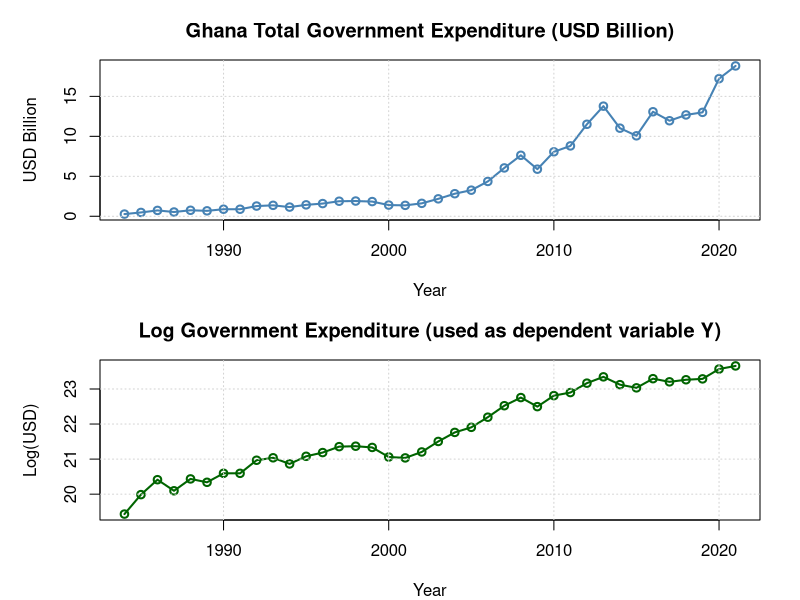
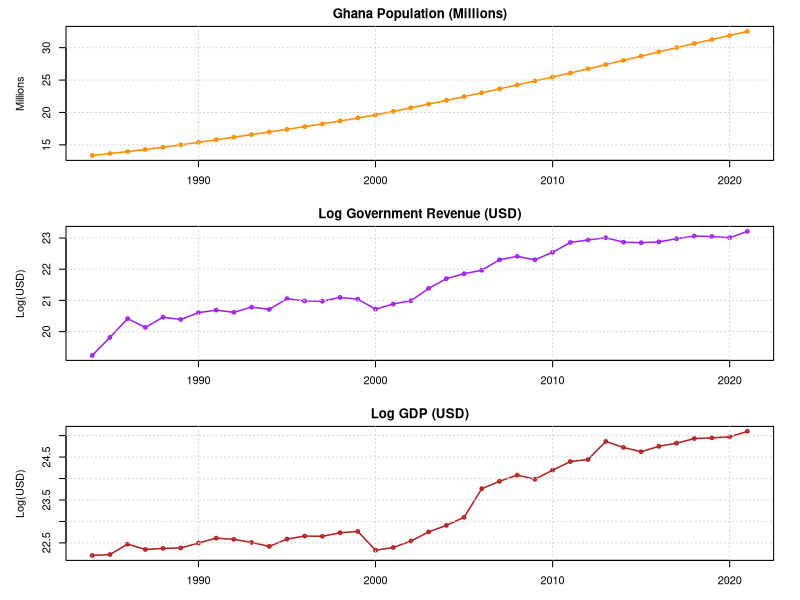
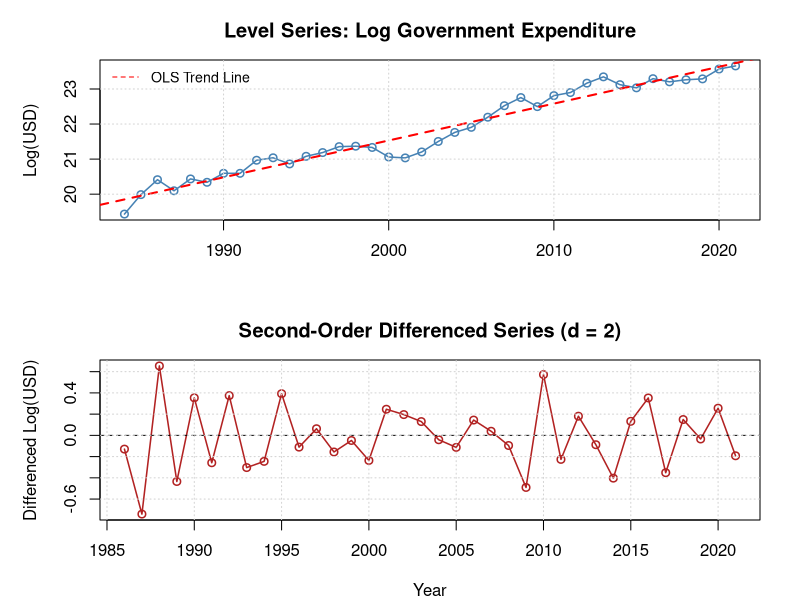
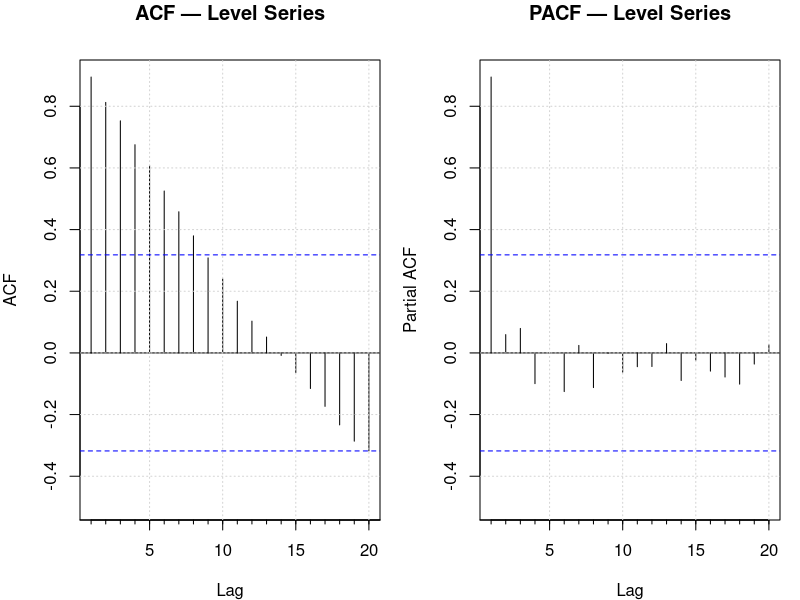
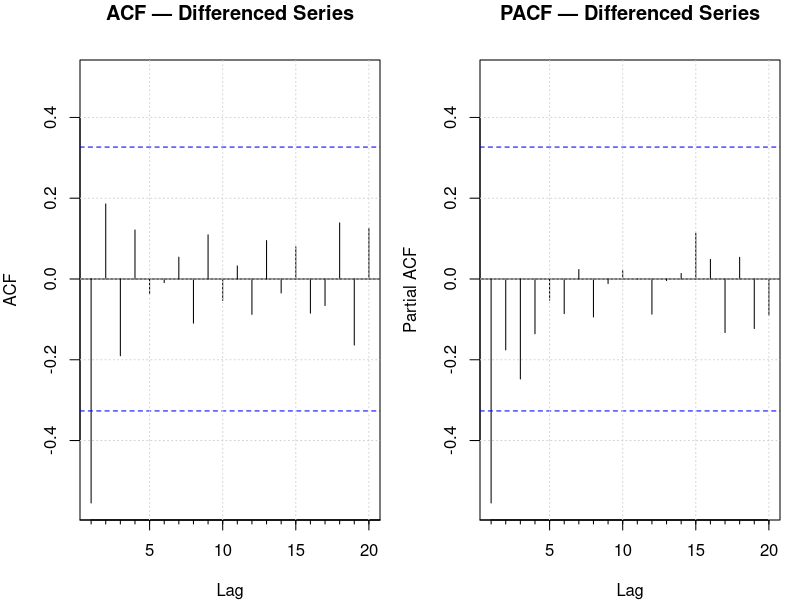
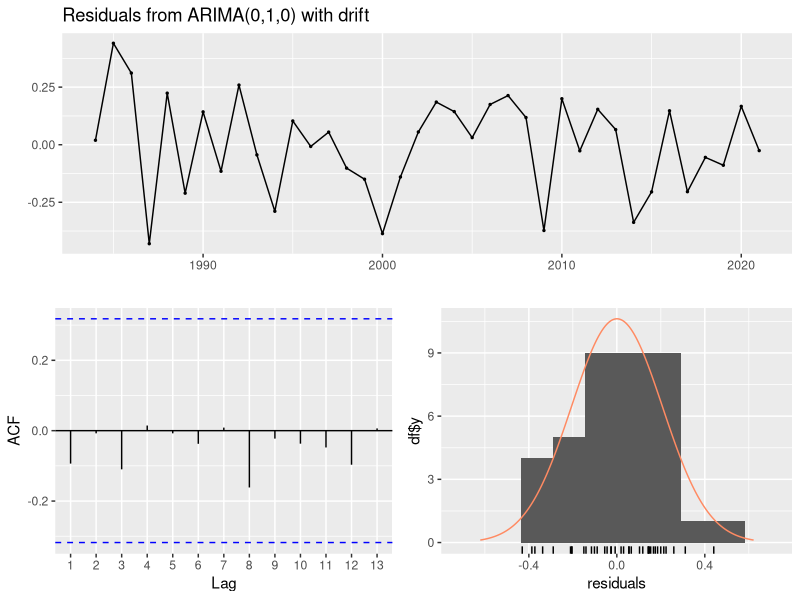
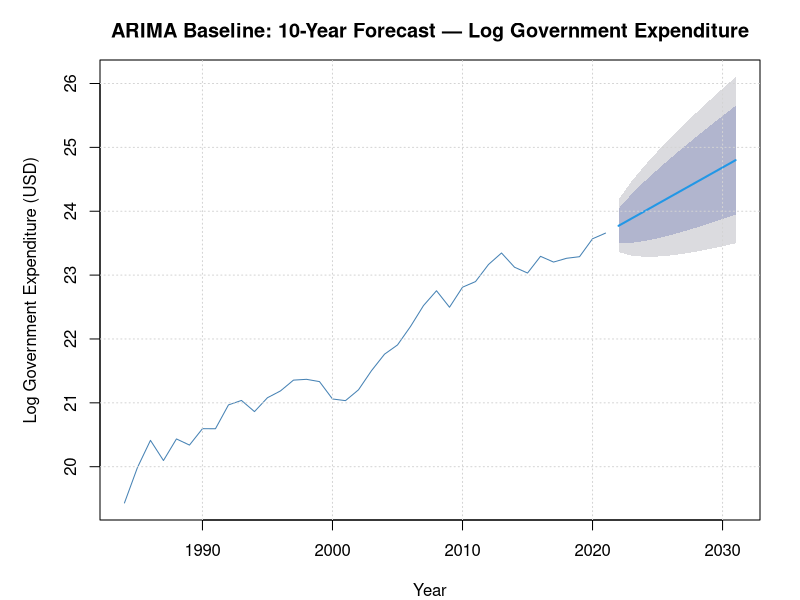
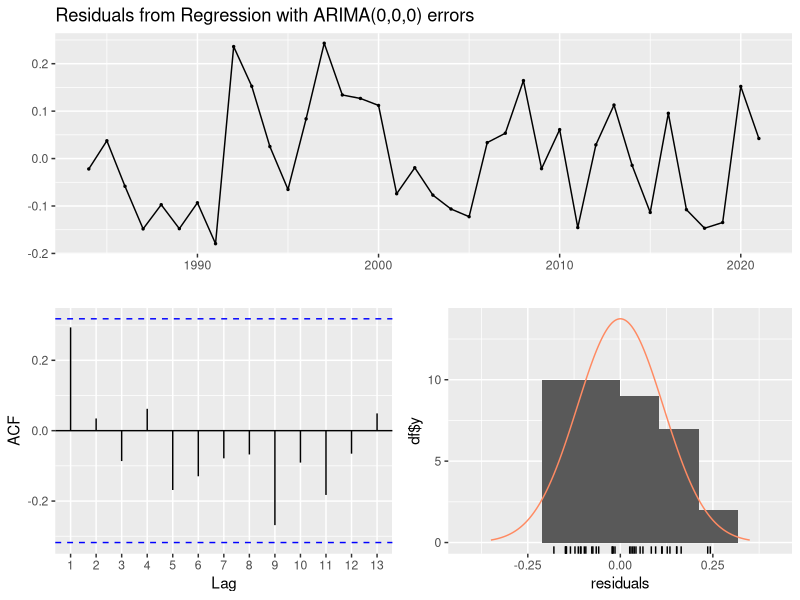

Reproduce these figures in R, in order.
## ---- chunk 1
knitr::opts_chunk$set(
  echo    = TRUE,
  warning = FALSE,
  message = FALSE,
  comment = "#>",
  fig.align = "center"
)
options(scipen = 999)
## ---- chunk 2
var_table <- data.frame(
  Variable       = c("GE (Y)", "POPULATION (X1)", "REVENUE (X2)", "GDP (X3)"),
  Description    = c("Total Government Expenditure (Net Lending)",
                     "Ghana's Annual Population",
                     "Total Government Revenue (Million GHS → USD)",
                     "Nominal GDP (USD Billion → USD)"),
  Unit           = c("Million GHS → log(USD)", "Persons", "log(USD)", "log(USD)"),
  Source         = c("Bank of Ghana — Gov. Fiscal Operations",
                     "World Bank / Ghana Statistical Service",
                     "Bank of Ghana — Gov. Fiscal Operations",
                     "World Bank National Accounts")
)
knitr::kable(var_table, caption = "Table 1: Variable Description and Sources", align = "l")
## ---- chunk 3
# Time series modelling and forecasting toolkit
library(forecast)

# Augmented Dickey-Fuller and KPSS unit root tests
library(tseries)

# Variance Inflation Factor for multicollinearity diagnostics
library(car)

# Reading Excel data files
library(readxl)

# Data manipulation and visualisation (dplyr, ggplot2, tidyr)
library(tidyverse)
## ---- chunk 4
# Load the annual fiscal dataset (1983–2024)
data_raw <- read_excel("Data2.xlsx")

# Preview the raw data structure
glimpse(data_raw)
## ---- chunk 5
data <- data_raw |>
  mutate(
    # Convert GHS expenditure (millions) to USD
    GOV_EXP_DOLLARS = EXPENDITURE * 1000000 / EXCHANGE_RATE,

    # Convert GHS revenue (millions) to USD
    REVEVENUE = `REVENUE MILLION OF  CEDIS` * 1000000 / EXCHANGE_RATE,

    # Convert GDP (USD billions) to USD for unit consistency
    GDP = `GDP USD BILLION` * 1000000000,

    # Apply natural log transformation to all monetary variables
    # Rationale: log stabilises exponential variance growth and linearises trend
    LOG_EXPENDITURE = log(GOV_EXP_DOLLARS),
    LOG_REVENUE     = log(REVEVENUE),
    LOG_GDP         = log(GDP)
  ) |>
  # Remove original pre-transformation columns and the election dummy
  # (election effects are not part of this specification)
  select(-c(EXPENDITURE, `REVENUE MILLION OF  CEDIS`, `GDP USD BILLION`,
            EXCHANGE_RATE, ELECTION)) |>
  # Remove rows where division by zero produced Inf values
  filter(GOV_EXP_DOLLARS != Inf)

# Show the processed dataset structure
glimpse(data)
## ---- chunk 6
summary(data[, c("GOV_EXP_DOLLARS", "LOG_EXPENDITURE",
                 "LOG_REVENUE", "LOG_GDP", "POPULATION")])
## ---- chunk 7
# Dependent variable: log government expenditure as annual time series
# Starting from 1984 (first year with valid exchange rate data)
Y <- ts(data$LOG_EXPENDITURE, start = 1984, frequency = 1)

# Exogenous variable matrix used in ARIMAX models
xreg_vars <- data[, c("POPULATION", "LOG_REVENUE", "LOG_GDP")]

# Forecast horizon: 10 years beyond the end of the estimation sample
h_period <- 10

cat("Dependent variable (Y): Log Government Expenditure\n")
cat("Sample period:", start(Y)[1], "to", end(Y)[1], "\n")
cat("Observations:", length(Y), "\n")
cat("Forecast horizon:", h_period, "years\n")
## ---- chunk 8
par(mfrow = c(2, 1), mar = c(4, 5, 3, 2))

# Plot 1: Raw USD expenditure
plot(ts(data$GOV_EXP_DOLLARS / 1e9, start = 1984),
     type = "o", col = "steelblue", lwd = 2,
     main = "Ghana Total Government Expenditure (USD Billion)",
     ylab = "USD Billion", xlab = "Year")
grid(col = "lightgray", lty = "dotted")

# Plot 2: Log-transformed expenditure (used as Y in models)
plot(Y,
     type = "o", col = "darkgreen", lwd = 2,
     main = "Log Government Expenditure (used as dependent variable Y)",
     ylab = "Log(USD)", xlab = "Year")
grid(col = "lightgray", lty = "dotted")
## ---- chunk 9
par(mfrow = c(3, 1), mar = c(3, 5, 2, 2))

plot(ts(data$POPULATION / 1e6, start = 1984),
     type = "o", col = "darkorange", lwd = 1.5,
     main = "Ghana Population (Millions)", ylab = "Millions", xlab = "")
grid(col = "lightgray", lty = "dotted")

plot(ts(data$LOG_REVENUE, start = 1984),
     type = "o", col = "purple", lwd = 1.5,
     main = "Log Government Revenue (USD)", ylab = "Log(USD)", xlab = "")
grid(col = "lightgray", lty = "dotted")

plot(ts(data$LOG_GDP, start = 1984),
     type = "o", col = "firebrick", lwd = 1.5,
     main = "Log GDP (USD)", ylab = "Log(USD)", xlab = "Year")
grid(col = "lightgray", lty = "dotted")
## ---- chunk 10
# Fit auxiliary OLS regression solely to compute VIF values
# (Not used for forecasting; diagnostic purpose only)
vif_model <- lm(Y ~ POPULATION + LOG_REVENUE + LOG_GDP, data = data)

cat("=== Variance Inflation Factors (VIF) ===\n")
print(vif(vif_model))

cat("\nNote: VIF > 10 indicates severe multicollinearity.\n")
cat("VIF > 5 suggests moderate collinearity that may inflate standard errors.\n")
## ---- chunk 11
cat("=== ADF Test: Log Government Expenditure (Level) ===\n")
adf_level <- adf.test(Y)
print(adf_level)

if (adf_level$p.value > 0.05) {
  cat("\n>> Decision: Fail to reject H0 (p =", round(adf_level$p.value, 4),
      ") — Series is NON-STATIONARY. Differencing required.\n")
} else {
  cat("\n>> Decision: Reject H0 (p =", round(adf_level$p.value, 4),
      ") — Series is STATIONARY. No differencing needed.\n")
}
## ---- chunk 12
# Apply second-order differencing
log_y_diff <- diff(Y, differences = 2)

cat("=== ADF Test: Second-Order Differenced Series ===\n")
adf_diff <- adf.test(log_y_diff)
print(adf_diff)

if (adf_diff$p.value < 0.05) {
  cat("\n>> Decision: Reject H0 (p =", round(adf_diff$p.value, 4),
      ") — Differenced series is STATIONARY. d = 2 is appropriate.\n")
} else {
  cat("\n>> Decision: Fail to reject H0 — further differencing may be required.\n")
}
## ---- chunk 13
par(mfrow = c(2, 1), mar = c(4, 5, 3, 2))

plot(Y, type = "o", col = "steelblue", lwd = 1.5,
     main = "Level Series: Log Government Expenditure",
     ylab = "Log(USD)", xlab = "")
abline(lm(Y ~ time(Y)), col = "red", lty = 2, lwd = 2)
legend("topleft", legend = "OLS Trend Line", col = "red",
       lty = 2, bty = "n", cex = 0.85)
grid(col = "lightgray", lty = "dotted")

plot(log_y_diff, type = "o", col = "firebrick", lwd = 1.5,
     main = "Second-Order Differenced Series (d = 2)",
     ylab = "Differenced Log(USD)", xlab = "Year")
abline(h = 0, col = "black", lty = 2)
grid(col = "lightgray", lty = "dotted")
## ---- chunk 14
par(mfrow = c(1, 2), mar = c(4, 4, 3, 1))
Acf(Y,  main = "ACF — Level Series",  lag.max = 20); grid()
Pacf(Y, main = "PACF — Level Series", lag.max = 20); grid()
## ---- chunk 15
par(mfrow = c(1, 2), mar = c(4, 4, 3, 1))
Acf(log_y_diff,  main = "ACF — Differenced Series",  lag.max = 20); grid()
Pacf(log_y_diff, main = "PACF — Differenced Series", lag.max = 20); grid()
## ---- chunk 16
# Mean-based projection of exogenous variables over 10-year horizon
future_population <- rep(mean(data$POPULATION), h_period)
future_revenue    <- rep(mean(data$LOG_REVENUE), h_period)
future_gdp        <- rep(mean(data$LOG_GDP),     h_period)

# Assemble as a matrix with column names matching the estimation xreg
future_xreg <- cbind(future_population, future_revenue, future_gdp)
colnames(future_xreg) <- colnames(xreg_vars)

cat("Future exogenous variable projections (mean of in-sample values):\n")
cat("Population (mean):", round(mean(data$POPULATION), 0), "\n")
cat("Log Revenue (mean):", round(mean(data$LOG_REVENUE), 4), "\n")
cat("Log GDP (mean):", round(mean(data$LOG_GDP), 4), "\n")
## ---- chunk 17
cat("=== Fitting ARIMA Baseline Model ===\n")
cat("Method: Maximum Likelihood Estimation (MLE)\n")
cat("Selection: AIC-minimising exhaustive search\n\n")

arima_fit <- auto.arima(
  Y,
  stepwise      = FALSE,   # Exhaustive, not stepwise, search
  approximation = FALSE,   # Exact (not approximate) AIC values
  method        = "ML"     # Maximum Likelihood Estimation
)

summary(arima_fit)
## ---- chunk 18
checkresiduals(arima_fit)
## ---- chunk 19
lb_arima <- Box.test(residuals(arima_fit), lag = 10, type = "Ljung-Box")
cat("=== Ljung-Box Test (lag = 10) — ARIMA Baseline ===\n")
print(lb_arima)

if (lb_arima$p.value > 0.05) {
  cat("\n>> Decision: p =", round(lb_arima$p.value, 4),
      "> 0.05 — Fail to reject H0. Residuals are white noise. Model is adequate.\n")
} else {
  cat("\n>> Decision: p =", round(lb_arima$p.value, 4),
      "< 0.05 — Reject H0. Residual autocorrelation detected. Model may be misspecified.\n")
}
## ---- chunk 20
cat("=== ARIMA — Model Fit Statistics ===\n")
cat("AIC:", round(AIC(arima_fit), 4), "\n")
cat("BIC:", round(BIC(arima_fit), 4), "\n\n")
cat("=== ARIMA — In-Sample Accuracy Metrics ===\n")
print(accuracy(arima_fit))
## ---- chunk 21
arima_forecast <- forecast(arima_fit, h = h_period)

cat("=== ARIMA — Point Forecasts and Prediction Intervals ===\n")
print(arima_forecast)

par(mfrow = c(1, 1), mar = c(4, 5, 3, 2))
plot(arima_forecast,
     main = "ARIMA Baseline: 10-Year Forecast — Log Government Expenditure",
     ylab = "Log Government Expenditure (USD)",
     xlab = "Year",
     col  = "steelblue")
grid(col = "lightgray", lty = "dotted")
## ---- chunk 22
cat("=== Fitting ARIMAX — All Exogenous Variables ===\n")
cat("Exogenous variables: POPULATION + LOG_REVENUE + LOG_GDP\n\n")

arimax_fit <- auto.arima(
  Y,
  xreg          = as.matrix(xreg_vars),
  stepwise      = FALSE,
  approximation = FALSE,
  method        = "ML"
)

summary(arimax_fit)
## ---- chunk 23
checkresiduals(arimax_fit)
## ---- chunk 24
lb_all <- Box.test(residuals(arimax_fit), lag = 10, type = "Ljung-Box")
cat("=== Ljung-Box Test — ARIMAX (All Variables) ===\n")
print(lb_all)
cat("\n>> Decision: p =", round(lb_all$p.value, 4), "—",
    ifelse(lb_all$p.value > 0.05,
           "Fail to reject H0. Residuals are white noise.",
           "Reject H0. Residual autocorrelation present."), "\n")
## ---- chunk 25
cat("=== ARIMAX (All Variables) — Fit Statistics ===\n")
cat("AIC:", round(AIC(arimax_fit), 4), "\n")
cat("BIC:", round(BIC(arimax_fit), 4), "\n\n")
cat("=== ARIMAX (All Variables) — Accuracy Metrics ===\n")
print(accuracy(arimax_fit))
## ---- chunk 26
arimax_all_forecast <- forecast(arimax_fit, xreg = future_xreg, h = h_period)

cat("=== ARIMAX (All Variables) — Point Forecasts ===\n")
print(arimax_all_forecast)

par(mfrow = c(1, 1))
plot(arimax_all_forecast,
     main = "ARIMAX (Population + Revenue + GDP): 10-Year Forecast",
     ylab = "Log Government Expenditure (USD)",
     xlab = "Year")
grid(nx = 30, ny = 30, col = "lightgray", lty = "dotted")
## ---- chunk 27
comp_all <- data.frame(
  Metric     = c("AIC", "BIC", "ME", "RMSE", "MAE", "MPE", "MAPE", "MASE"),
  ARIMA      = c(AIC(arima_fit), BIC(arima_fit),
                 accuracy(arima_fit)[1, "ME"],   accuracy(arima_fit)[1, "RMSE"],
                 accuracy(arima_fit)[1, "MAE"],  accuracy(arima_fit)[1, "MPE"],
                 accuracy(arima_fit)[1, "MAPE"], accuracy(arima_fit)[1, "MASE"]),
  ARIMAX_ALL = c(AIC(arimax_fit), BIC(arimax_fit),
                 accuracy(arimax_fit)[1, "ME"],   accuracy(arimax_fit)[1, "RMSE"],
                 accuracy(arimax_fit)[1, "MAE"],  accuracy(arimax_fit)[1, "MPE"],
                 accuracy(arimax_fit)[1, "MAPE"], accuracy(arimax_fit)[1, "MASE"])
) |>
  mutate(
    Improvement = ifelse(Metric %in% c("ME", "MPE"),
                         ifelse(abs(ARIMAX_ALL) < abs(ARIMA), "Yes", "No"),
                         ifelse(ARIMAX_ALL < ARIMA, "Yes", "No"))
  )

knitr::kable(comp_all, digits = 4,
             caption = "Table 2: ARIMA vs ARIMAX (All Variables)")
## ---- chunk 28
cat("=== Fitting ARIMAX — Population as Exogenous Variable ===\n\n")

arimax_fit_pop <- auto.arima(
  Y,
  xreg          = as.matrix(xreg_vars[, "POPULATION"]),
  stepwise      = FALSE,
  approximation = FALSE,
  method        = "ML"
)

summary(arimax_fit_pop)
## ---- chunk 29
checkresiduals(arimax_fit_pop)
## ---- chunk 30
lb_pop <- Box.test(residuals(arimax_fit_pop), lag = 10, type = "Ljung-Box")
cat("=== Ljung-Box Test — ARIMAX (Population) ===\n")
print(lb_pop)
cat("\n>> Decision: p =", round(lb_pop$p.value, 4), "—",
    ifelse(lb_pop$p.value > 0.05, "Residuals are white noise.", "Autocorrelation detected."), "\n")
## ---- chunk 31
cat("AIC:", round(AIC(arimax_fit_pop), 4), "  BIC:", round(BIC(arimax_fit_pop), 4), "\n")
print(accuracy(arimax_fit_pop))
## ---- chunk 32
pop_forecast <- forecast(arimax_fit_pop,
                         xreg = future_xreg[, "POPULATION"],
                         h    = h_period)
print(pop_forecast)

plot(pop_forecast,
     main = "ARIMAX (Population Only): 10-Year Forecast",
     ylab = "Log Government Expenditure (USD)", xlab = "Year")
grid(col = "lightgray", lty = "dotted")
## ---- chunk 33
comp_pop <- data.frame(
  Metric     = c("AIC", "BIC", "ME", "RMSE", "MAE", "MPE", "MAPE", "MASE"),
  ARIMA      = c(AIC(arima_fit), BIC(arima_fit),
                 accuracy(arima_fit)[1, "ME"],       accuracy(arima_fit)[1, "RMSE"],
                 accuracy(arima_fit)[1, "MAE"],      accuracy(arima_fit)[1, "MPE"],
                 accuracy(arima_fit)[1, "MAPE"],     accuracy(arima_fit)[1, "MASE"]),
  ARIMAX_POP = c(AIC(arimax_fit_pop), BIC(arimax_fit_pop),
                 accuracy(arimax_fit_pop)[1, "ME"],   accuracy(arimax_fit_pop)[1, "RMSE"],
                 accuracy(arimax_fit_pop)[1, "MAE"],  accuracy(arimax_fit_pop)[1, "MPE"],
                 accuracy(arimax_fit_pop)[1, "MAPE"], accuracy(arimax_fit_pop)[1, "MASE"])
) |>
  mutate(
    Improvement = ifelse(Metric %in% c("ME", "MPE"),
                         ifelse(abs(ARIMAX_POP) < abs(ARIMA), "Yes", "No"),
                         ifelse(ARIMAX_POP < ARIMA, "Yes", "No"))
  )

knitr::kable(comp_pop, digits = 4,
             caption = "Table 3: ARIMA vs ARIMAX (Population Only)")
## ---- chunk 34
cat("=== Fitting ARIMAX — Log Revenue as Exogenous Variable ===\n\n")

arimax_fit_rev <- auto.arima(
  Y,
  xreg          = as.matrix(xreg_vars[, "LOG_REVENUE"]),
  stepwise      = FALSE,
  approximation = FALSE,
  method        = "ML"
)

summary(arimax_fit_rev)
## ---- chunk 35
checkresiduals(arimax_fit_rev)
## ---- chunk 36
lb_rev <- Box.test(residuals(arimax_fit_rev), lag = 10, type = "Ljung-Box")
cat("=== Ljung-Box Test — ARIMAX (Revenue) ===\n")
print(lb_rev)
cat("\n>> Decision: p =", round(lb_rev$p.value, 4), "—",
    ifelse(lb_rev$p.value > 0.05, "Residuals are white noise.", "Autocorrelation detected."), "\n")
## ---- chunk 37
cat("AIC:", round(AIC(arimax_fit_rev), 4), "  BIC:", round(BIC(arimax_fit_rev), 4), "\n")
print(accuracy(arimax_fit_rev))
## ---- chunk 38
rev_forecast <- forecast(arimax_fit_rev,
                         xreg = future_xreg[, "LOG_REVENUE"],
                         h    = h_period)
print(rev_forecast)

plot(rev_forecast,
     main = "ARIMAX (Revenue Only): 10-Year Forecast",
     ylab = "Log Government Expenditure (USD)", xlab = "Year")
grid(col = "lightgray", lty = "dotted")
## ---- chunk 39
comp_rev <- data.frame(
  Metric     = c("AIC", "BIC", "ME", "RMSE", "MAE", "MPE", "MAPE", "MASE"),
  ARIMA      = c(AIC(arima_fit), BIC(arima_fit),
                 accuracy(arima_fit)[1, "ME"],       accuracy(arima_fit)[1, "RMSE"],
                 accuracy(arima_fit)[1, "MAE"],      accuracy(arima_fit)[1, "MPE"],
                 accuracy(arima_fit)[1, "MAPE"],     accuracy(arima_fit)[1, "MASE"]),
  ARIMAX_REV = c(AIC(arimax_fit_rev), BIC(arimax_fit_rev),
                 accuracy(arimax_fit_rev)[1, "ME"],   accuracy(arimax_fit_rev)[1, "RMSE"],
                 accuracy(arimax_fit_rev)[1, "MAE"],  accuracy(arimax_fit_rev)[1, "MPE"],
                 accuracy(arimax_fit_rev)[1, "MAPE"], accuracy(arimax_fit_rev)[1, "MASE"])
) |>
  mutate(
    Improvement = ifelse(Metric %in% c("ME", "MPE"),
                         ifelse(abs(ARIMAX_REV) < abs(ARIMA), "Yes", "No"),
                         ifelse(ARIMAX_REV < ARIMA, "Yes", "No"))
  )

knitr::kable(comp_rev, digits = 4,
             caption = "Table 4: ARIMA vs ARIMAX (Revenue Only)")
## ---- chunk 40
cat("=== Fitting ARIMAX — Log GDP as Exogenous Variable ===\n\n")

arimax_fit_gdp <- auto.arima(
  Y,
  xreg          = as.matrix(xreg_vars[, "LOG_GDP"]),
  stepwise      = FALSE,
  approximation = FALSE,
  method        = "ML"
)

summary(arimax_fit_gdp)
## ---- chunk 41
checkresiduals(arimax_fit_gdp)
## ---- chunk 42
lb_gdp <- Box.test(residuals(arimax_fit_gdp), lag = 10, type = "Ljung-Box")
cat("=== Ljung-Box Test — ARIMAX (GDP) ===\n")
print(lb_gdp)
cat("\n>> Decision: p =", round(lb_gdp$p.value, 4), "—",
    ifelse(lb_gdp$p.value > 0.05, "Residuals are white noise.", "Autocorrelation detected."), "\n")
## ---- chunk 43
cat("AIC:", round(AIC(arimax_fit_gdp), 4), "  BIC:", round(BIC(arimax_fit_gdp), 4), "\n")
print(accuracy(arimax_fit_gdp))
## ---- chunk 44
gdp_forecast <- forecast(arimax_fit_gdp,
                         xreg = future_xreg[, "LOG_GDP"],
                         h    = h_period)
print(gdp_forecast)

plot(gdp_forecast,
     main = "ARIMAX (GDP Only): 10-Year Forecast",
     ylab = "Log Government Expenditure (USD)", xlab = "Year")
grid(col = "lightgray", lty = "dotted")
## ---- chunk 45
comp_gdp <- data.frame(
  Metric     = c("AIC", "BIC", "ME", "RMSE", "MAE", "MPE", "MAPE", "MASE"),
  ARIMA      = c(AIC(arima_fit), BIC(arima_fit),
                 accuracy(arima_fit)[1, "ME"],       accuracy(arima_fit)[1, "RMSE"],
                 accuracy(arima_fit)[1, "MAE"],      accuracy(arima_fit)[1, "MPE"],
                 accuracy(arima_fit)[1, "MAPE"],     accuracy(arima_fit)[1, "MASE"]),
  ARIMAX_GDP = c(AIC(arimax_fit_gdp), BIC(arimax_fit_gdp),
                 accuracy(arimax_fit_gdp)[1, "ME"],   accuracy(arimax_fit_gdp)[1, "RMSE"],
                 accuracy(arimax_fit_gdp)[1, "MAE"],  accuracy(arimax_fit_gdp)[1, "MPE"],
                 accuracy(arimax_fit_gdp)[1, "MAPE"], accuracy(arimax_fit_gdp)[1, "MASE"])
) |>
  mutate(
    Improvement = ifelse(Metric %in% c("ME", "MPE"),
                         ifelse(abs(ARIMAX_GDP) < abs(ARIMA), "Yes", "No"),
                         ifelse(ARIMAX_GDP < ARIMA, "Yes", "No"))
  )

knitr::kable(comp_gdp, digits = 4,
             caption = "Table 5: ARIMA vs ARIMAX (GDP Only)")
## ---- chunk 46
full_comparison <- data.frame(
  Metric = c("AIC", "BIC", "ME", "RMSE", "MAE", "MPE", "MAPE", "MASE"),

  ARIMA = c(
    AIC(arima_fit), BIC(arima_fit),
    accuracy(arima_fit)[1, "ME"],   accuracy(arima_fit)[1, "RMSE"],
    accuracy(arima_fit)[1, "MAE"],  accuracy(arima_fit)[1, "MPE"],
    accuracy(arima_fit)[1, "MAPE"], accuracy(arima_fit)[1, "MASE"]
  ),
  ARIMAX_ALL = c(
    AIC(arimax_fit), BIC(arimax_fit),
    accuracy(arimax_fit)[1, "ME"],   accuracy(arimax_fit)[1, "RMSE"],
    accuracy(arimax_fit)[1, "MAE"],  accuracy(arimax_fit)[1, "MPE"],
    accuracy(arimax_fit)[1, "MAPE"], accuracy(arimax_fit)[1, "MASE"]
  ),
  ARIMAX_POP = c(
    AIC(arimax_fit_pop), BIC(arimax_fit_pop),
    accuracy(arimax_fit_pop)[1, "ME"],   accuracy(arimax_fit_pop)[1, "RMSE"],
    accuracy(arimax_fit_pop)[1, "MAE"],  accuracy(arimax_fit_pop)[1, "MPE"],
    accuracy(arimax_fit_pop)[1, "MAPE"], accuracy(arimax_fit_pop)[1, "MASE"]
  ),
  ARIMAX_REV = c(
    AIC(arimax_fit_rev), BIC(arimax_fit_rev),
    accuracy(arimax_fit_rev)[1, "ME"],   accuracy(arimax_fit_rev)[1, "RMSE"],
    accuracy(arimax_fit_rev)[1, "MAE"],  accuracy(arimax_fit_rev)[1, "MPE"],
    accuracy(arimax_fit_rev)[1, "MAPE"], accuracy(arimax_fit_rev)[1, "MASE"]
  ),
  ARIMAX_GDP = c(
    AIC(arimax_fit_gdp), BIC(arimax_fit_gdp),
    accuracy(arimax_fit_gdp)[1, "ME"],   accuracy(arimax_fit_gdp)[1, "RMSE"],
    accuracy(arimax_fit_gdp)[1, "MAE"],  accuracy(arimax_fit_gdp)[1, "MPE"],
    accuracy(arimax_fit_gdp)[1, "MAPE"], accuracy(arimax_fit_gdp)[1, "MASE"]
  )
)

# Identify best model per metric using correct optimality criterion per metric
full_comparison <- full_comparison |>
  rowwise() |>
  mutate(Best_Model = case_when(

    # Lower is better for AIC, BIC, RMSE, MAE, MAPE, MASE
    Metric %in% c("AIC","BIC","RMSE","MAE","MAPE","MASE") &
      ARIMA      == min(ARIMA, ARIMAX_ALL, ARIMAX_POP, ARIMAX_REV, ARIMAX_GDP) ~ "ARIMA",
    Metric %in% c("AIC","BIC","RMSE","MAE","MAPE","MASE") &
      ARIMAX_ALL == min(ARIMA, ARIMAX_ALL, ARIMAX_POP, ARIMAX_REV, ARIMAX_GDP) ~ "ARIMAX_ALL",
    Metric %in% c("AIC","BIC","RMSE","MAE","MAPE","MASE") &
      ARIMAX_POP == min(ARIMA, ARIMAX_ALL, ARIMAX_POP, ARIMAX_REV, ARIMAX_GDP) ~ "ARIMAX_POP",
    Metric %in% c("AIC","BIC","RMSE","MAE","MAPE","MASE") &
      ARIMAX_REV == min(ARIMA, ARIMAX_ALL, ARIMAX_POP, ARIMAX_REV, ARIMAX_GDP) ~ "ARIMAX_REV",
    Metric %in% c("AIC","BIC","RMSE","MAE","MAPE","MASE") &
      ARIMAX_GDP == min(ARIMA, ARIMAX_ALL, ARIMAX_POP, ARIMAX_REV, ARIMAX_GDP) ~ "ARIMAX_GDP",

    # Closest to zero is better for ME and MPE
    Metric %in% c("ME","MPE") &
      abs(ARIMA)      == min(abs(ARIMA), abs(ARIMAX_ALL), abs(ARIMAX_POP),
                              abs(ARIMAX_REV), abs(ARIMAX_GDP)) ~ "ARIMA",
    Metric %in% c("ME","MPE") &
      abs(ARIMAX_ALL) == min(abs(ARIMA), abs(ARIMAX_ALL), abs(ARIMAX_POP),
                              abs(ARIMAX_REV), abs(ARIMAX_GDP)) ~ "ARIMAX_ALL",
    Metric %in% c("ME","MPE") &
      abs(ARIMAX_POP) == min(abs(ARIMA), abs(ARIMAX_ALL), abs(ARIMAX_POP),
                              abs(ARIMAX_REV), abs(ARIMAX_GDP)) ~ "ARIMAX_POP",
    Metric %in% c("ME","MPE") &
      abs(ARIMAX_REV) == min(abs(ARIMA), abs(ARIMAX_ALL), abs(ARIMAX_POP),
                              abs(ARIMAX_REV), abs(ARIMAX_GDP)) ~ "ARIMAX_REV",
    Metric %in% c("ME","MPE") &
      abs(ARIMAX_GDP) == min(abs(ARIMA), abs(ARIMAX_ALL), abs(ARIMAX_POP),
                              abs(ARIMAX_REV), abs(ARIMAX_GDP)) ~ "ARIMAX_GDP",
    TRUE ~ "Tie"
  )) |>
  ungroup()

knitr::kable(full_comparison, digits = 4,
             caption = "Table 6: Full Model Comparison — All Five Specifications")
## ---- chunk 47
wins <- full_comparison |>
  count(Best_Model, name = "Metrics_Won") |>
  arrange(desc(Metrics_Won))

knitr::kable(wins, caption = "Table 7: Number of Metrics Won by Each Model")
## ---- chunk 48
sessionInfo()
